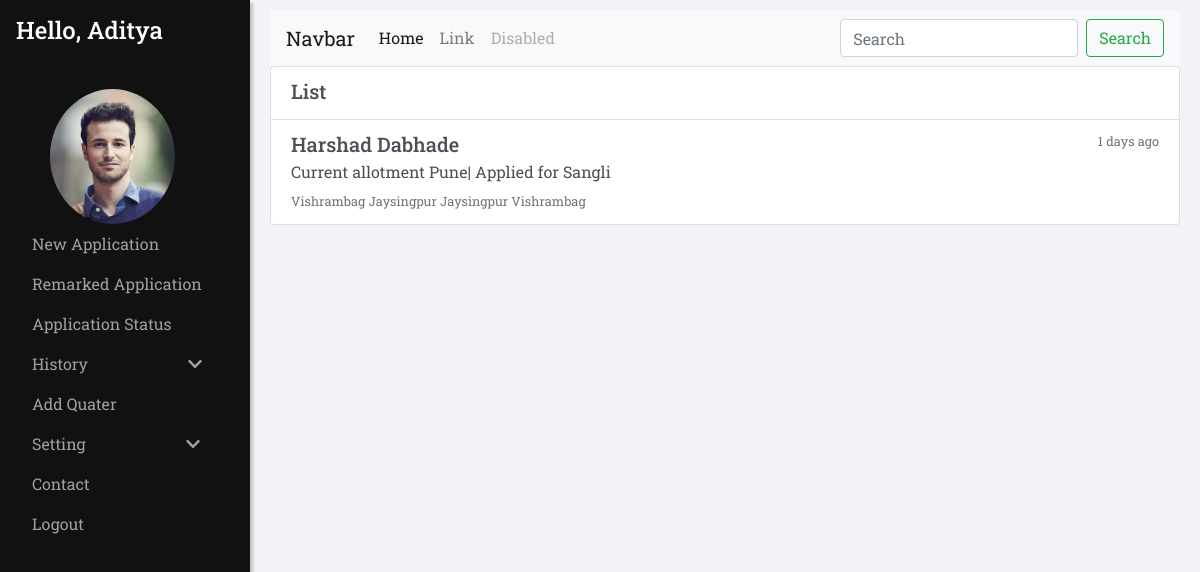
/admin/history/list.php (signed in), run on the app's committed database.
### tables this page shows
CREATE TABLE `history` (
  `id` int(11) NOT NULL,
  `applicant_id` int(100) NOT NULL,
  `left_quater` int(100) NOT NULL,
  `quater_area1` int(100) NOT NULL,
  `quater_area2` int(100) NOT NULL,
  `quater_area3` int(100) NOT NULL,
  `quater_area4` int(100) NOT NULL,
  `user_id` int(100) NOT NULL,
  `status` varchar(155) NOT NULL,
  `time` timestamp NOT NULL DEFAULT current_timestamp(),
  `alloted_quater` varchar(100) DEFAULT NULL
);

CREATE TABLE `users` (
  `id` int(100) NOT NULL,
  `username` varchar(100) NOT NULL,
  `user_firstname` varchar(100) NOT NULL,
  `user_lastname` varchar(100) NOT NULL,
  `user_password` varchar(100) NOT NULL,
  `Age` int(100) NOT NULL,
  `user_image` varchar(100) NOT NULL,
  `Gender` varchar(100) NOT NULL,
  `quater_resident` varchar(50) NOT NULL,
  `quater_id` int(50) NOT NULL,
  `area_id` int(50) NOT NULL,
  `city_id` int(100) NOT NULL,
  `post_id` int(100) NOT NULL,
  `user_role` varchar(255) NOT NULL,
  `mobile_no` int(100) NOT NULL
);

CREATE TABLE `cities` (
  `city_id` int(100) NOT NULL,
  `name` varchar(100) NOT NULL
);

CREATE TABLE `area` (
  `area_id` int(50) NOT NULL,
  `name` varchar(100) NOT NULL,
  `city_id` int(50) NOT NULL
);

### admin/history/list.php (the view, shortened to what this page needs)
<!doctype html>
<html lang="en">
<head>
    <link rel="stylesheet" href="https://stackpath.bootstrapcdn.com/bootstrap/4.3.1/css/bootstrap.min.css">
    <link rel="stylesheet" href="https://cdnjs.cloudflare.com/ajax/libs/malihu-custom-scrollbar-plugin/3.1.5/jquery.mCustomScrollbar.min.css">
    <link rel="stylesheet" href="list_style.css">
    <link rel="stylesheet" href="../user.css">
</head>
<body>
    <?php include("../sidebar-over.php")?>
	  <?php
	include("../../db.php");
	$status=$_GET['status'];
	if($status=='approved'){
	$qry="SELECT * FROM `history` WHERE `status`='Approved'";
	}else{
	$qry="SELECT * FROM `history` WHERE `status`='Rejected'";
	}
	$run=mysqli_query($con,$qry);
    ?>
    <div id="main">
        <div class="whole">
            <div class="list-group">
                <div class="list-group-item list-group-item-action flex-column align-items-start ">
                    <div class="d-flex w-100 justify-content-between">
                        <h5 class="mb-1">List</h5>
                    </div>
                </div>
    <?php
	while($row=mysqli_fetch_assoc($run))
	{
		$id=$row['user_id'];
		$applicant=$row['applicant_id'];
		$qry1="SELECT * FROM `users` WHERE `id`='$id'";
		$run1=mysqli_query($con,$qry1);
		$row1=mysqli_fetch_assoc($run1);
		$firstname=$row1['user_firstname'];
		$lastname=$row1['user_lastname'];
		$cityid=$row1['city_id'];
		$qry2="SELECT * FROM `cities` WHERE `city_id`='$cityid'";
		$run2=mysqli_query($con,$qry2);
		$row2=mysqli_fetch_assoc($run2);
		$city=$row2['name'];
		$areaid1=$row['quater_area1'];
		$areaid2=$row['quater_area2'];
		$areaid3=$row['quater_area3'];
		$areaid4=$row['quater_area4'];
		$qry3="SELECT * FROM `area` WHERE `area_id`='$areaid1'";
			$run3=mysqli_query($con,$qry3);
		$row3=mysqli_fetch_assoc($run3);
		$area1=$row3['name'];
		$qry4="SELECT * FROM `area` WHERE `area_id`='$areaid2'";
			$run4=mysqli_query($con,$qry4);
		$row4=mysqli_fetch_assoc($run4);
		$area2=$row4['name'];
		$qry5="SELECT * FROM `area` WHERE `area_id`='$areaid3'";
			$run5=mysqli_query($con,$qry5);
		$row5=mysqli_fetch_assoc($run5);
		$area3=$row5['name'];
		$qry6="SELECT * FROM `area` WHERE `area_id`='$areaid4'";
			$run6=mysqli_query($con,$qry6);
		$row6=mysqli_fetch_assoc($run6);
		$area4=$row6['name'];
		$qry7="SELECT * FROM `area` WHERE `area_id`='$areaid1'";
			$run7=mysqli_query($con,$qry7);
		$row7=mysqli_fetch_assoc($run7);
		$applycity=$row7['city_id'];
		$qry8="SELECT * FROM `cities` WHERE `city_id`='$applycity'";
		$run8=mysqli_query($con,$qry8);
		$row8=mysqli_fetch_assoc($run8);
		$apply_city=$row8['name'];
		?>
                <a href="remarked.php?user_id=<?php echo $id ;?>&city=<?php echo $apply_city ?>&applicant=<?php echo $applicant; ?>" class="list-group-item list-group-item-action flex-column align-items-start zoom">
                    <div class="d-flex w-100 justify-content-between">
                        <h5 class="mb-1"><?php echo $firstname." ".$lastname; ?></h5>
                        <small class="text-muted">1 days ago</small>
                    </div>
                    <p class="mb-1">Current allotment <?php echo $city; ?>| Applied for <?php echo $apply_city; ?></p>
                    <small class="text-muted"><?php echo $area1." ".$area2." ".$area3." ".$area4; ?></small>
                </a>
	<?php
	}
	?>
            </div>
        </div>
    </div>
</body>
</html>

### admin/history/list_style.css (style rules this page uses)
.zoom { transition: transform .1s; }

### admin/user.css (style rules this page uses)
body { font-family: 'Roboto Slab', serif; background-color: #f1f3f6; }

### data on the page
history: user.user_firstname "Harshad", user.user_lastname "Dabhade", cities.name "Pune", cities.name "Sangli", area.name "Vishrambag", area.name "Jaysingpur"

### other printed values
$_SESSION['firstname'] "Aditya"
